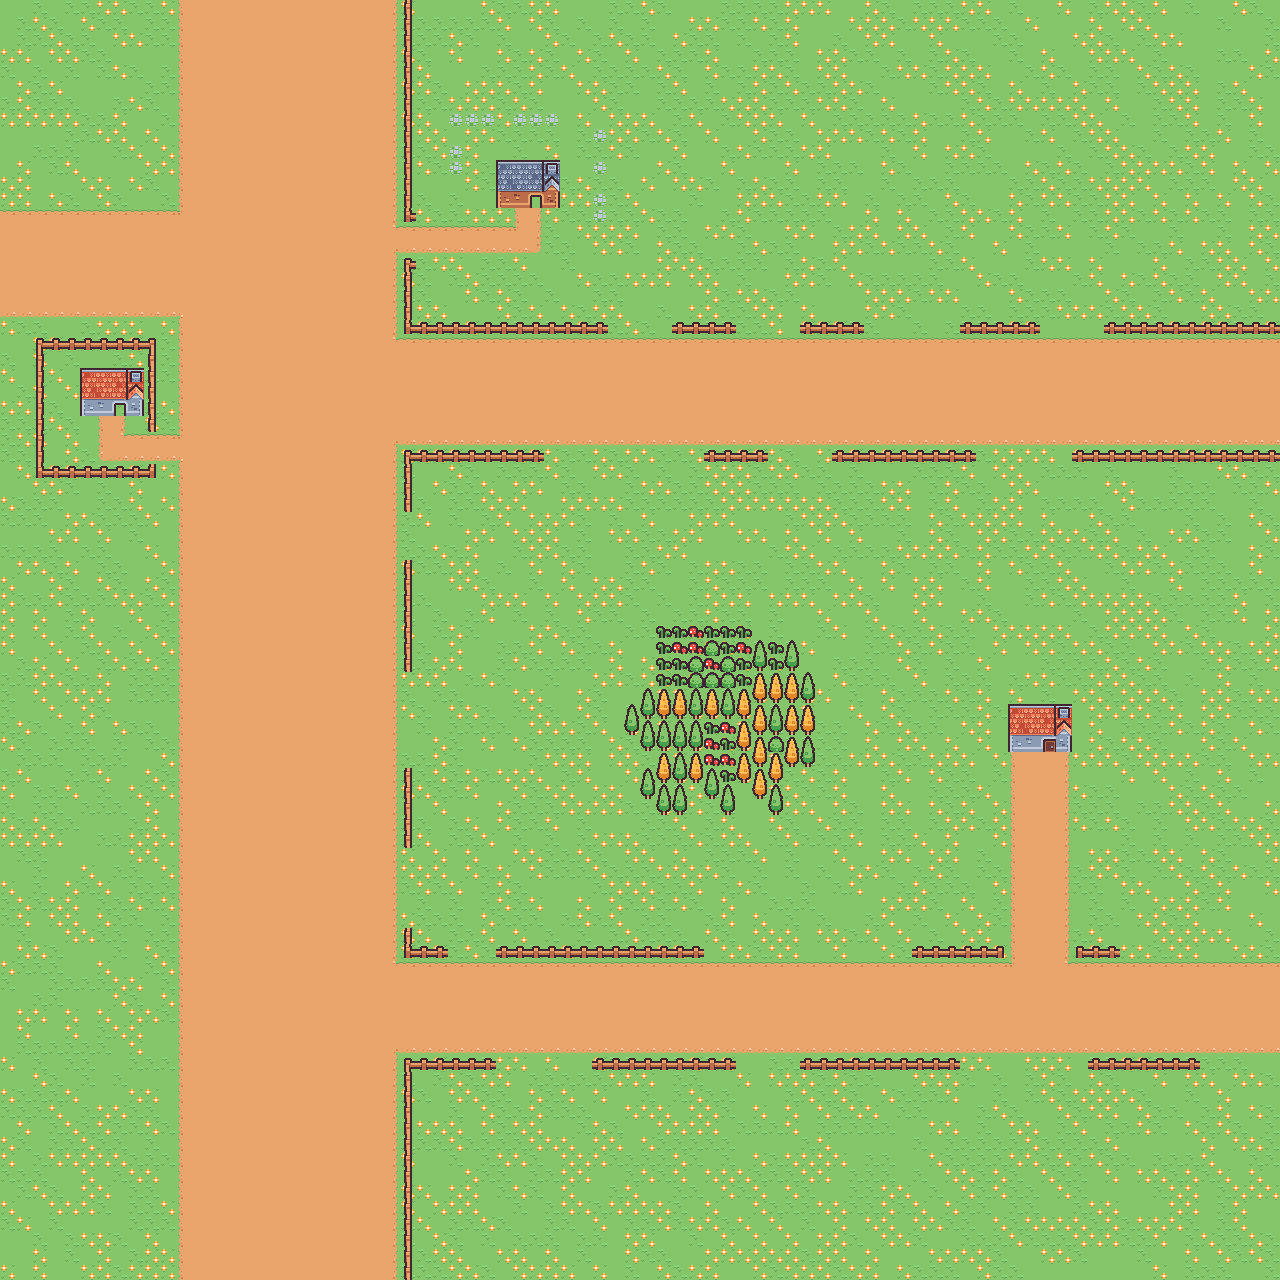

Below is a game level as drawn by its tile map, then a one-line description and the .tmx that defines it (tile-layer data replaced by summaries):
An orthogonal 80x80 tile map with 16x16 px tiles, 5 tile layers (background, path, walls, House, ...) and 2 objects (goal, player).

<map version="1.10" tiledversion="1.11.2" orientation="orthogonal" renderorder="left-down" width="80" height="80" tilewidth="16" tileheight="16" infinite="0" nextlayerid="12" nextobjectid="3">
 <tileset firstgid="1" source="../tinyTown.tsx" />
 <layer id="3" name="background" width="80" height="80">
  <properties>
   <property name="solid" type="bool" value="false" />
  </properties>
  <data>[6400 cells, 6400 non-empty, 3 distinct tile ids]</data>
 </layer>
 <layer id="1" name="path" width="80" height="80">
  <properties>
   <property name="solid" type="bool" value="false" />
  </properties>
  <data>[6400 cells, 1996 non-empty, 11 distinct tile ids]</data>
 </layer>
 <layer id="5" name="walls" width="80" height="80">
  <properties>
   <property name="solid" type="bool" value="true" />
  </properties>
  <data>[6400 cells, 216 non-empty, 10 distinct tile ids]</data>
 </layer>
 <layer id="2" name="House" width="80" height="80">
  <properties>
   <property name="solid" type="bool" value="true" />
  </properties>
  <data>[6400 cells, 36 non-empty, 25 distinct tile ids]</data>
 </layer>
 <layer id="6" name="forest" width="80" height="80">
  <properties>
   <property name="cover" type="bool" value="true" />
   <property name="solid" type="bool" value="false" />
  </properties>
  <data>[6400 cells, 110 non-empty, 7 distinct tile ids]</data>
 </layer>
 <objectgroup id="11" name="markers">
  <object id="1" name="goal" x="1045.43" y="775.954">
   <point />
  </object>
  <object id="2" name="player" x="279.214" y="387.977">
   <point />
  </object>
 </objectgroup>
</map>
